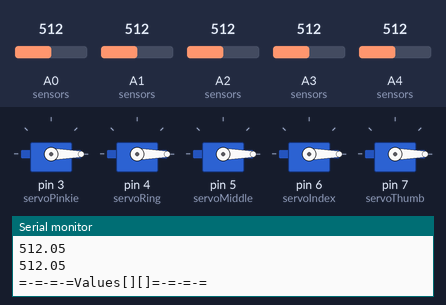
The sketch below on a simulated Arduino Uno, built with avr-gcc and run on an emulated ATmega328P. Parts: 5 × servo, the last lines printed to the serial monitor. The test bench sets the inputs (shaded band); at power-on: A0 (sensors) = 512, A1 (sensors) = 512, A2 (sensors) = 512, A3 (sensors) = 512, A4 (sensors) = 512.

Above: at 1.2 s.
1.3 s: A0 (sensors) set to 30
At 1.4 s:
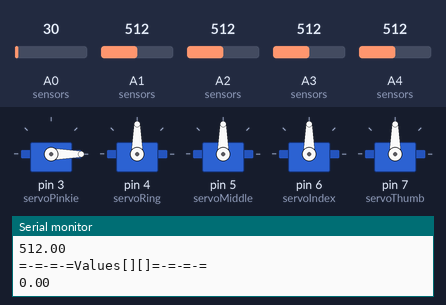
4.3 s: A1 (sensors) set to 306
At 4.52 s:
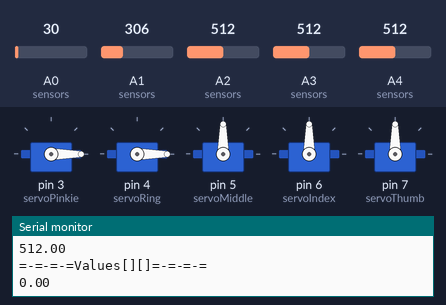
7.3 s: A2 (sensors) set to 716
10.3 s: A3 (sensors) set to 306
At 10.59 s:
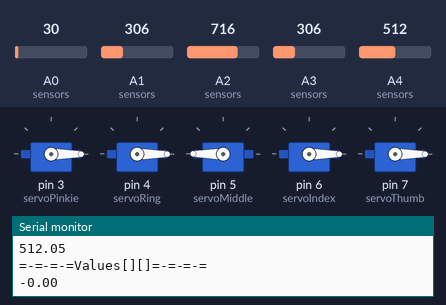
13.3 s: A4 (sensors) set to 716
14.9 s: A0 (sensors) set to 306
At 15.9 s:
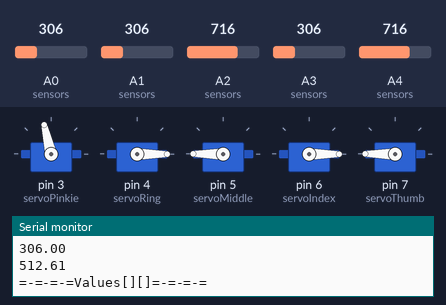
Timing chart, 0 to 17.5 s (numbered marks = the images above; inputs shaded):
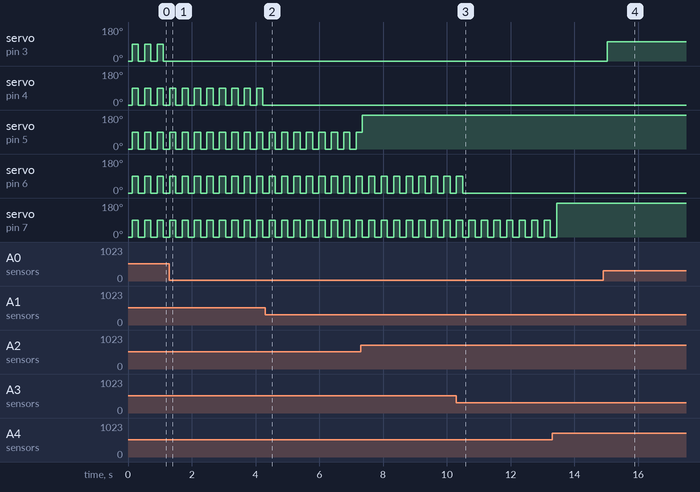

Measured:
- after the input at 1.3 s, servo on pin 3 (servoPinkie): stops changing and stays 0°
- after the input at 4.3 s, servo on pin 4 (servoRing): stops changing and stays 0°
- after the input at 10.3 s, servo on pin 6 (servoIndex): goes on until 10.5 s, then stays 0°
- after the input at 14.9 s, servo on pin 3 (servoPinkie): 0° → 103° after 0.13 s
- by itself, servo on pin 3 (servoPinkie), servo on pin 4 (servoRing): alternates 90° for 0.20 s and 0° for 0.19 s
- by itself, servo on pin 6 (servoIndex), servo on pin 7 (servoThumb): alternates 90° for 0.20 s and 0° for 0.20 s

The sketch:

hand_test_music.ino
```cpp
/*
My dear Frodo,
	You asked me once if I had told you everything there was
to know about my adventures. While I can honestly say that I
have told you the truth, I may not have told you all of it...

Crap. Wrong letter.

Dear Craig,
	You said once that you wanted to learn to code. In the
interest of efficiency, I'll teach you everything I know by
example. All of the code I do will be heavily commented, with
the assumption that the reader doesn't know anything at all
about programming for Arduino. Read along and e-mail me any
questions.

	~ Steven
*/


#include <Servo.h> //This line includes a code file (library) that
                   //comes with the Arduino IDE. This library is
				   //for controlling servos.

Servo servoPinkie; //Part of that library creates a new data structure
Servo servoRing;   //that it names a "Servo". This is effectively a
Servo servoMiddle; //variable, just like an int, an integer, or String,
Servo servoIndex;  //which is a list of text characters.
Servo servoThumb;  //Note the naming convention. I could name these
                   //anything I want, but by putting the type in the
                   //name I'll be able to keep track that this is a
				   //Servo, not some number or string.

double values[5][4] = {{0,0,0,0},
                    {0,0,0,0},
                    {0,0,0,0},
                    {0,0,0,0},
                    {0,0,0,0}};
               //Here I declare an array of integers of size 5.
               //Simply put, an array is a line of variables of
			   //the same type that travel around the program as
			   //a set. Imagine a row of 5 cups, numbered 0 to 4,
			   //and each cup can hold a single integer.

double maximum[5] = { 0, 0, 0, 0, 0 };
double minimum[5] = { 1023, 1023, 1023, 1023, 1023 };


//The setup() function is called when the Arduino starts up, and only
//runs once. It runs again if the Arduino restarts.
void setup() {
  servoPinkie.attach(3);  //The dot between servoPinkie and attach()
  servoRing.attach(4);    //is called the dot operator. It tells the
  servoMiddle.attach(5);  //compiler that it can find the attach()
  servoIndex.attach(6);   //function inside that Servo.h.
  servoThumb.attach(7);   //The Servo.attach(int) function tells the
                          //program that the servo is physically
						  //connected to the digital pin corresponding
						  //to the number.

  Serial.begin(9600); //Serial is another class, like Servo, but is
                      //always included. The Uno only has one physical
					  //serial port on digital pins 0 and 1. These are
					  //connected to the USB cable.
					  //You can communicate between the Arduino and
					  //PC this way. It is useful for debugging.

}


//The loop() function is called over and over as long as the Arduino
//is still turned on.
void loop() {
 sensorsRead(); //These two functions I wrote myself. They are declared below.
 checkLimits();
 processValues();
 servosWrite();
 debug();
}

//This function reads the sensors and stores them in that values[] array.
//Note again the naming convention. This function deals with the sensors,
//so I put "sensors" in the name.
void sensorsRead()
{
  //Queue push loop!
  int a = 0;
//  while (a < 5)
//  {
//	values[a][3] = values[a][2];
//	values[a][2] = values[a][1];
//	values[a][1] = values[a][0];
//
//	a++;
//  }

	//The analogRead() function reads the analog input pins and returns
	//an integer between 0 and 1023.
	values[0][0] = analogRead(A0);//(175 - analogRead(A0))*27/10;//Tweak these numbers as needed.
        values[1][0] = analogRead(A1);//(analogRead(A1)*22/10)-208;
        values[2][0] = analogRead(A2);//(analogRead(A2)*24/10) - 230;
        values[3][0] = analogRead(A3);//analogRead(A3);
        values[4][0] = analogRead(A4);//(analogRead(A4)*18/10) - 225;
	//See how I can assign values to parts of an array just like I could
	//any variable.

//	delay(200);
        //Serial.println("============================");
        //Serial.println(String(values[0]));
        //Serial.println(String(values[1]));
        //Serial.println(String(values[2]));
        //Serial.println(String(values[3]));
        //Serial.println(String(values[4]));
        //Serial.println("----------------------------");
}

//This function writes the numbers from values[] to the servos.
//For most servos, the number you give it directly corresponds
//to the angle the servo will move to.
void servosWrite()
{
	servoPinkie.write(values[0][0]); //Servo.write(int) is another member
	  servoRing.write(values[1][0]);   //function of the Servo class.
	servoMiddle.write(values[2][0]);
	 servoIndex.write(values[3][0]);
	 servoThumb.write(values[4][0]);

//    delay(10);
}


void checkLimits()
{
	int index = 0;
	while (index < 5)
	{
		if (values[index][0] > maximum[index])
		{maximum[index] = values[index][0];}
		else
		{maximum[index] = maximum[index] - (maximum[index] * 0.0001);}

		if (values[index][0] < minimum[index])
		{minimum[index] = values[index][0];}
		else
		{minimum[index] = minimum[index] + (minimum[index] * 0.0001);}

		//Value clamping and error preventing
		//if (maximum[index] < 0) {maximum[index] = 0;}
		//if (minimum[index] < 0) {minimum[index] = 0;}
//		//if (maximum[index] < minimum[index]) {maximum[index] = minimum[index];}

		index++;

//    delay(10);
	}
}

void processValues()
{
	int index = 0;
	while (index < 5)
	{
		values[index][0] = ((values[index][0]-minimum[index])/(maximum[index]-minimum[index]))*180;
		index++;
	}

//	index = 0;
//	while (index < 5)
//	{
//		values[index][0] = (values[index][0] + values[index][1] + values[index][2] + values[index][3])/4;
//		index++;
//	}

//        values[0][0] = (175 - analogRead(A0))*27/10;//Tweak these numbers as needed.
//        values[1][0] = (analogRead(A1)*22/10)-208;
//        values[2][0] = (analogRead(A2)*24/10) - 230;
//        values[3][0] = analogRead(A3);
//        values[4][0] = (analogRead(A4)*18/10) - 225;
}

void debug()
{
//     delay(5);
     Serial.println("=-=-=-=Values[][]=-=-=-=");
     Serial.println(String(values[0][0]));
     Serial.println(String(values[1][0]));
     Serial.println(String(values[2][0]));
     Serial.println(String(values[3][0]));
     Serial.println(String(values[4][0]));
     Serial.println("=-=-=-=Maximum[]=-=-=-=");
     Serial.println(String(maximum[0]));
     Serial.println(String(maximum[1]));
     Serial.println(String(maximum[2]));
     Serial.println(String(maximum[3]));
     Serial.println(String(maximum[4]));
     Serial.println("=-=-=-=Minimum[]=-=-=-=");
     Serial.println(String(minimum[0]));
     Serial.println(String(minimum[1]));
     Serial.println(String(minimum[2]));
     Serial.println(String(minimum[3]));
     Serial.println(String(minimum[4]));
}
```
